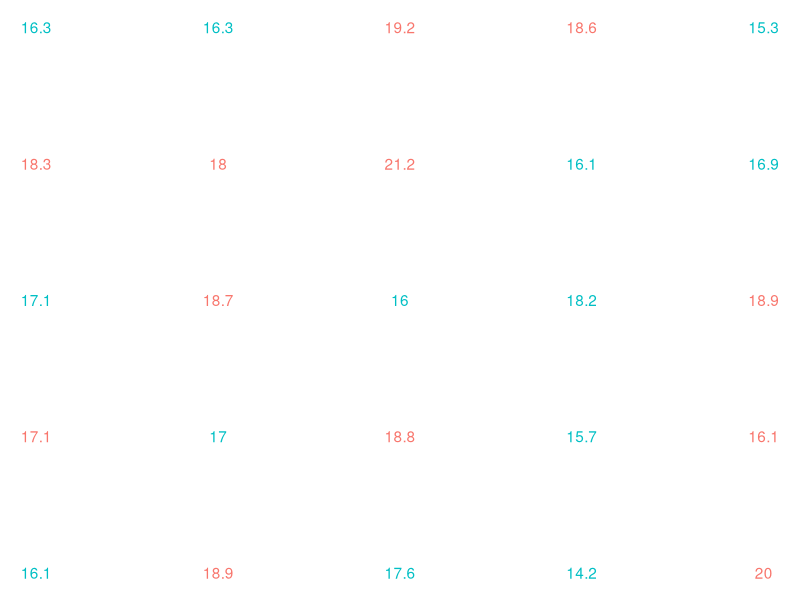
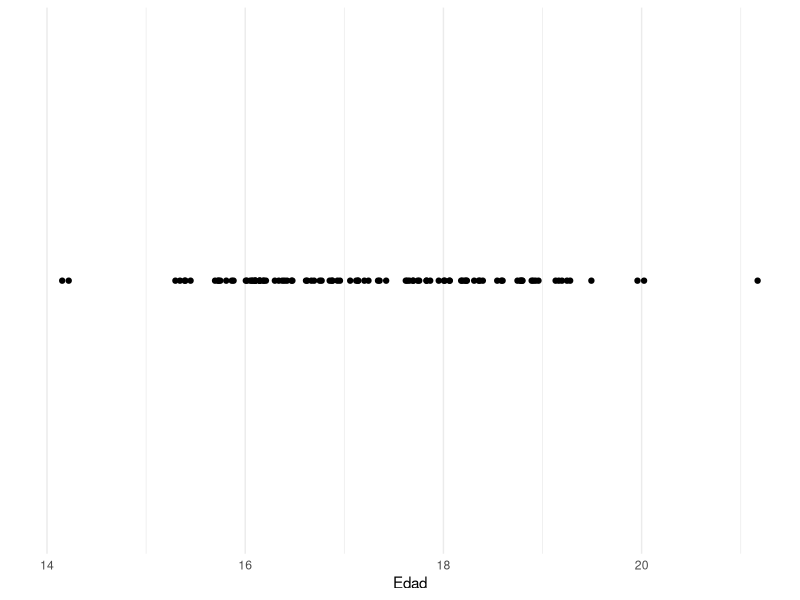
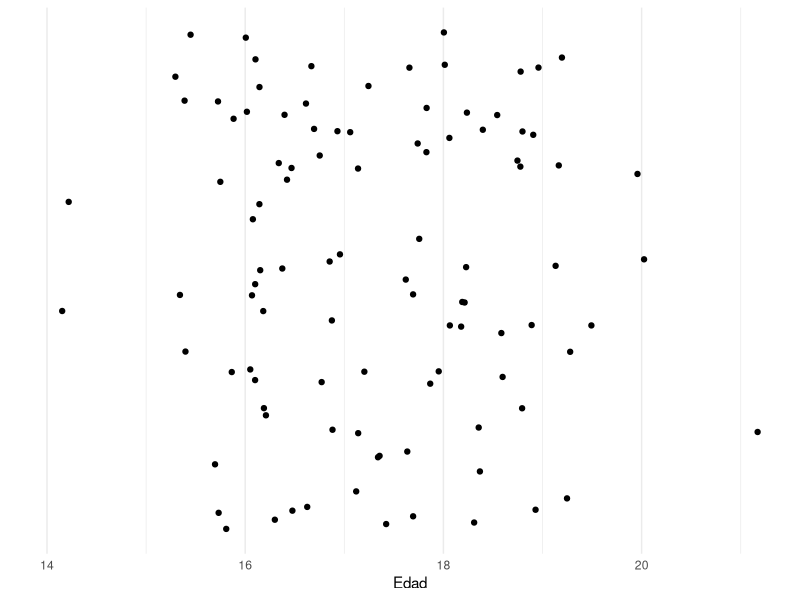
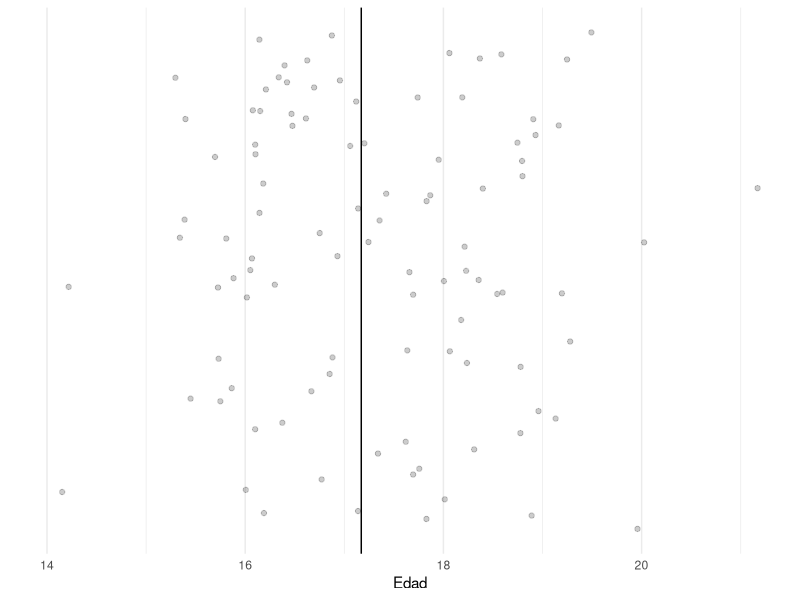
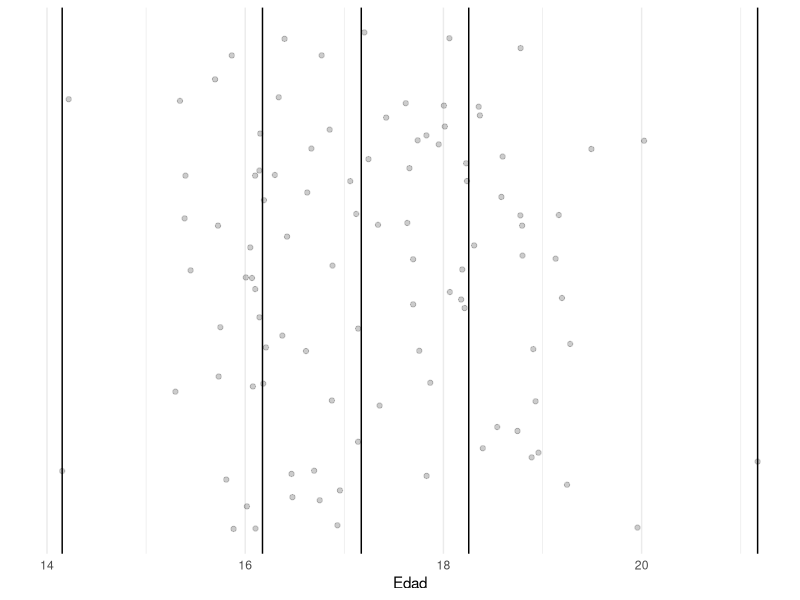
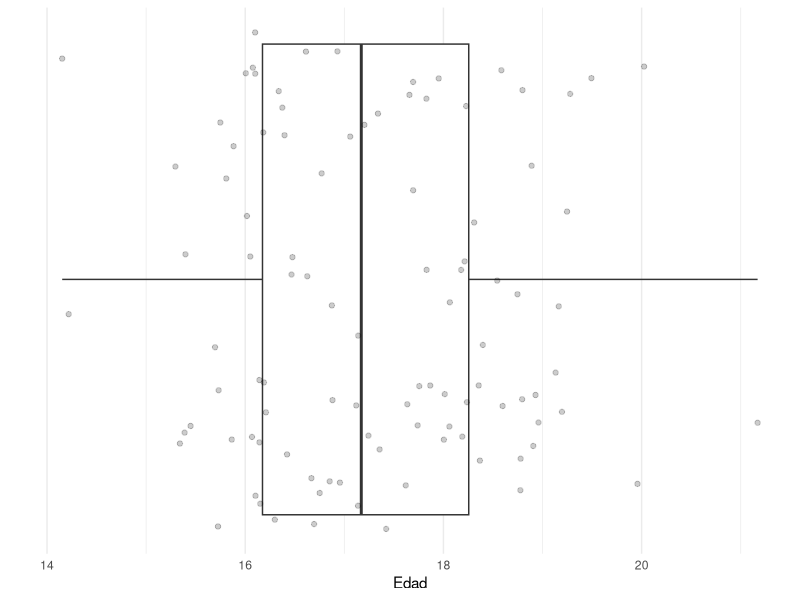
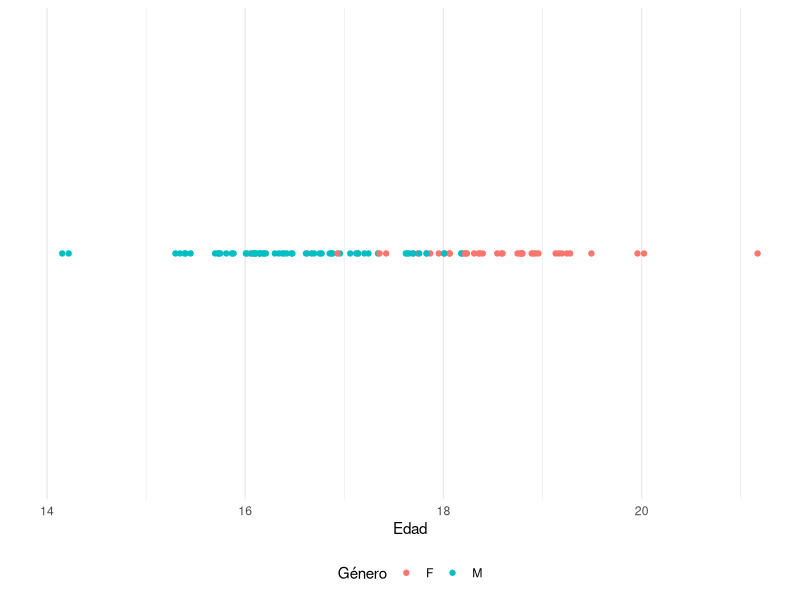
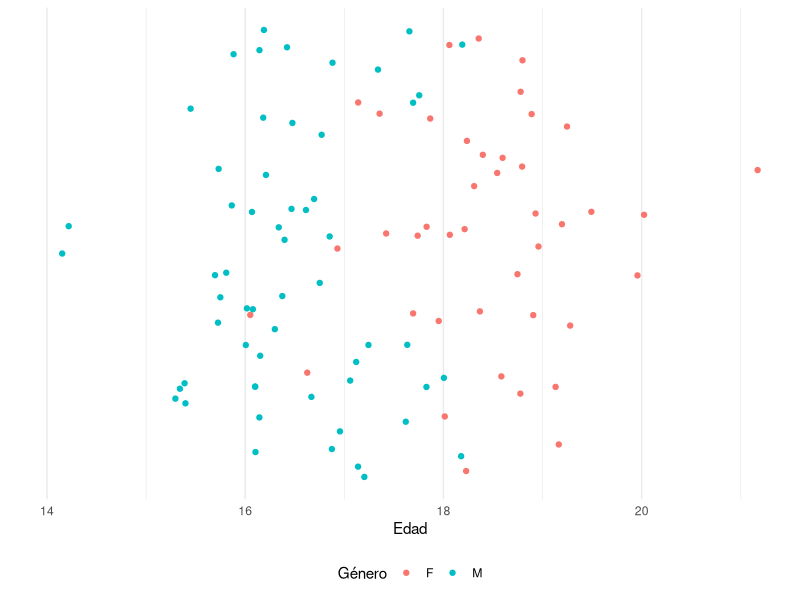

These charts were generated, in order, by the following R code:
## ---- chunk 1
## antecedentes

library("ggplot2")
library("dplyr")
library("knitr")

opts_chunk$set(echo=FALSE, message=FALSE, results='markup', warning=FALSE, fig.show = "asis", fig.height = 3, fig.width = 8)


theme_set(theme_minimal())


## ---- chunk 2
tibble(
  genero = sample(c("M", "F"), 100, replace = TRUE),
  edad = rnorm(100, 0, 1) + if_else(genero == "M", 16.5, 18.5)
) -> tb_data_inventada

tb_data_inventada %>% head(25) %>% 
  mutate(edad = round(edad, 1), X = rep(1:5, each = 5), Y = rep(1:5, 5)) %>% 
  ggplot +
  aes(label = edad, colour = genero, x = X, y = Y) +
  geom_text() +
  scale_color_discrete(guide = NULL) +
  theme_void()

## ---- chunk 3

tb_data_inventada %>% 
  ggplot() +
  aes(x = edad, y = 1) +
  geom_point() +
  scale_y_continuous(breaks = NULL, name = "") +
  scale_x_continuous(name = "Edad") +
  theme_minimal()



## ---- chunk 4

tb_data_inventada %>% 
  ggplot() +
  aes(x = edad, y = 1) +
  geom_jitter() +
  scale_y_continuous(breaks = NULL, name = "") +
  scale_x_continuous(name = "Edad") +
  theme_minimal()



## ---- chunk 5

tb_data_inventada %>% 
  ggplot() +
  aes(x = edad, y = 1) +
  geom_vline(aes(xintercept = median(edad))) +
  geom_jitter(alpha = 0.2) +
  scale_y_continuous(breaks = NULL, name = "") +
  scale_x_continuous(name = "Edad") +
  theme_minimal()



## ---- chunk 6
tb_data_inventada %>% pull(edad) %>% quantile() -> q_edad

tb_data_inventada %>% 
  ggplot() +
  aes(x = edad, y = 1) +
  geom_vline(xintercept = q_edad) +
  geom_jitter(alpha = 0.2) +
  scale_y_continuous(breaks = NULL, name = "") +
  scale_x_continuous(name = "Edad") +
  theme_minimal()

## ---- chunk 7

tb_data_inventada %>% 
  ggplot() +
  aes(x = edad, y = 1) +
  geom_boxplot() +
  geom_jitter(alpha = 0.2) +
  scale_y_continuous(breaks = NULL, name = "") +
  scale_x_continuous(name = "Edad") +
  theme_minimal()



## ---- chunk 8

tb_data_inventada %>% 
  ggplot() +
  aes(x = edad, y = 1, colour = genero) +
  geom_point() +
  scale_y_continuous(breaks = NULL, name = "") +
  scale_x_continuous(name = "Edad") +
  scale_color_discrete(name = "Género") +
  theme_minimal() +
  theme(legend.position = "bottom")



## ---- chunk 9

tb_data_inventada %>% 
  ggplot() +
  aes(x = edad, y = 1, colour = genero) +
  geom_jitter() +
  scale_y_continuous(breaks = NULL, name = "") +
  scale_x_continuous(name = "Edad") +
  scale_color_discrete(name = "Género") +
  theme_minimal() +
  theme(legend.position = "bottom")



## ---- chunk 10

tb_data_inventada %>% 
  ggplot() +
  aes(x = edad, y = genero, colour = genero) +
  geom_jitter() +
  scale_y_discrete(name = "Género") +
  scale_x_continuous(name = "Edad") +
  scale_color_discrete(guide = NULL) +
  theme(legend.position = "bottom")



## ---- chunk 11

tb_data_inventada %>% 
  ggplot() +
  aes(x = edad, y = genero, colour = genero, fill = genero) +
  geom_boxplot(alpha = 0.2) +
  geom_jitter(alpha = 0.2) +
  scale_y_discrete(name = "Género") +
  scale_x_continuous(name = "Edad") +
  scale_color_discrete(guide = NULL) +
  scale_fill_discrete(guide = NULL) +
  theme(legend.position = "bottom")



